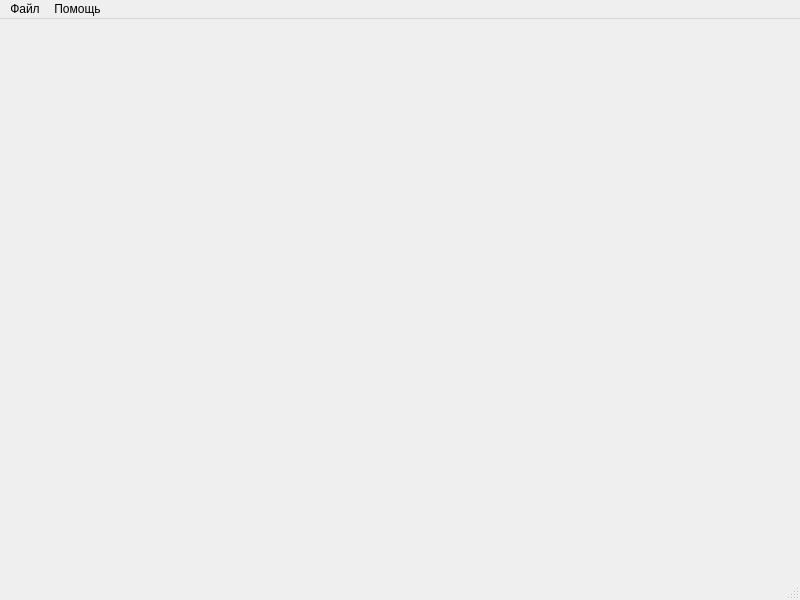
<?xml version="1.0" encoding="UTF-8"?>
<ui version="4.0">
 <class>MainWindow</class>
 <widget class="QMainWindow" name="MainWindow">
  <property name="geometry">
   <rect>
    <x>0</x>
    <y>0</y>
    <width>800</width>
    <height>600</height>
   </rect>
  </property>
  <property name="windowTitle">
   <string>Tester App</string>
  </property>
  <widget class="QWidget" name="centralwidget">
   <property name="sizePolicy">
    <sizepolicy hsizetype="Preferred" vsizetype="Preferred">
     <horstretch>0</horstretch>
     <verstretch>0</verstretch>
    </sizepolicy>
   </property>
   <widget class="QWidget" name="gridLayoutWidget">
    <property name="geometry">
     <rect>
      <x>20</x>
      <y>10</y>
      <width>371</width>
      <height>531</height>
     </rect>
    </property>
    <layout class="QGridLayout" name="gridLayout">
     <item row="0" column="0">
      <widget class="util::CableViewer" name="w_scheme" native="true"/>
     </item>
    </layout>
   </widget>
  </widget>
  <widget class="QMenuBar" name="menubar">
   <property name="geometry">
    <rect>
     <x>0</x>
     <y>0</y>
     <width>800</width>
     <height>27</height>
    </rect>
   </property>
   <widget class="QMenu" name="menu_file">
    <property name="title">
     <string>Файл</string>
    </property>
    <addaction name="action_open"/>
    <addaction name="separator"/>
    <addaction name="action_exit"/>
   </widget>
   <widget class="QMenu" name="menu_help">
    <property name="title">
     <string>Помощь</string>
    </property>
   </widget>
   <addaction name="menu_file"/>
   <addaction name="menu_help"/>
  </widget>
  <widget class="QStatusBar" name="statusbar"/>
  <action name="action_open">
   <property name="text">
    <string>Открыть файл</string>
   </property>
  </action>
  <action name="action_3">
   <property name="text">
    <string>Выход</string>
   </property>
  </action>
  <action name="action_exit">
   <property name="text">
    <string>Выход</string>
   </property>
  </action>
 </widget>
 <customwidgets>
  <customwidget>
   <class>util::CableViewer</class>
   <extends>QWidget</extends>
   <header>src/cable_viewer.h</header>
   <container>1</container>
  </customwidget>
 </customwidgets>
 <resources/>
 <connections/>
</ui>
